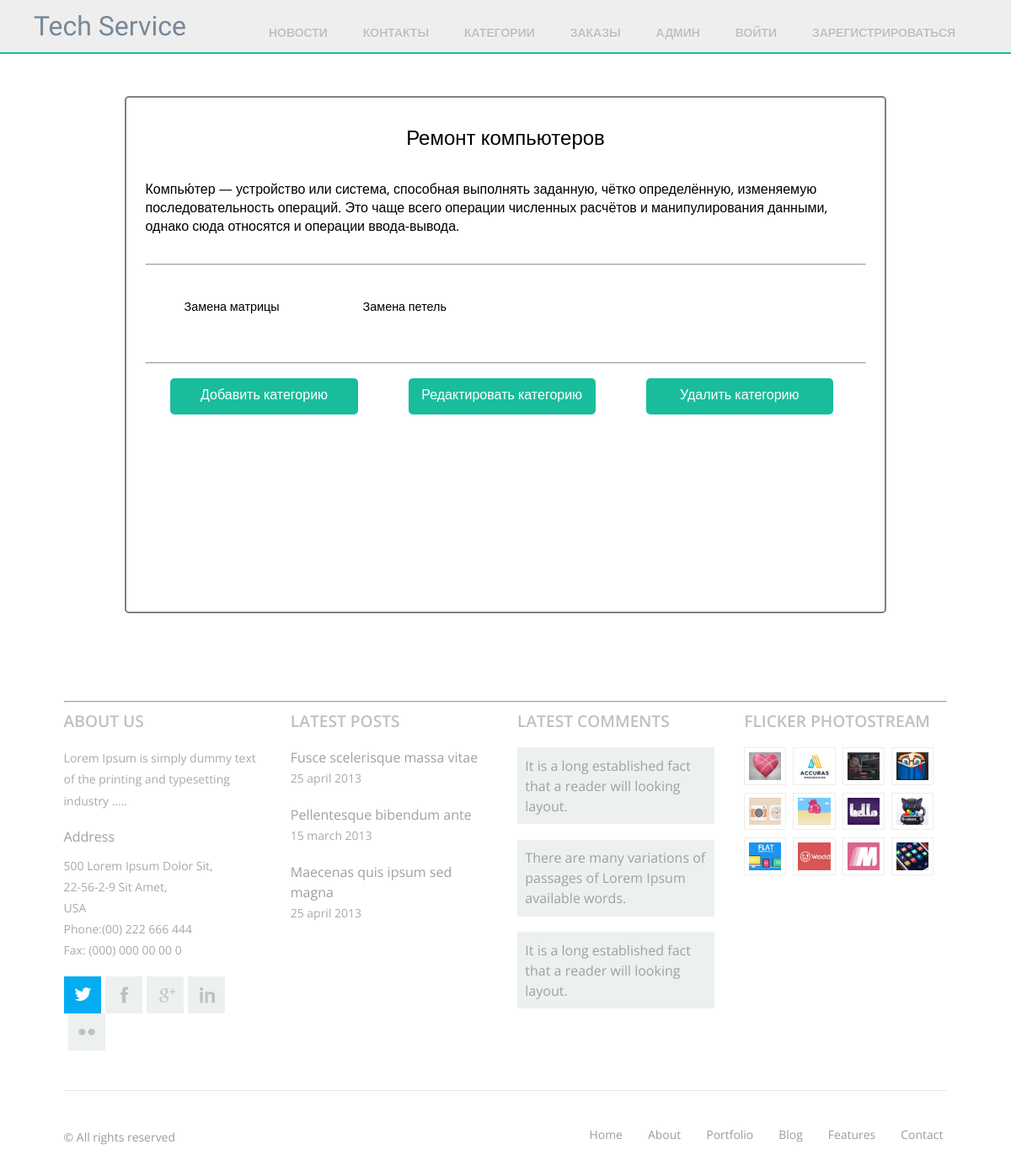
Page /areas/1 on the earlier database version.
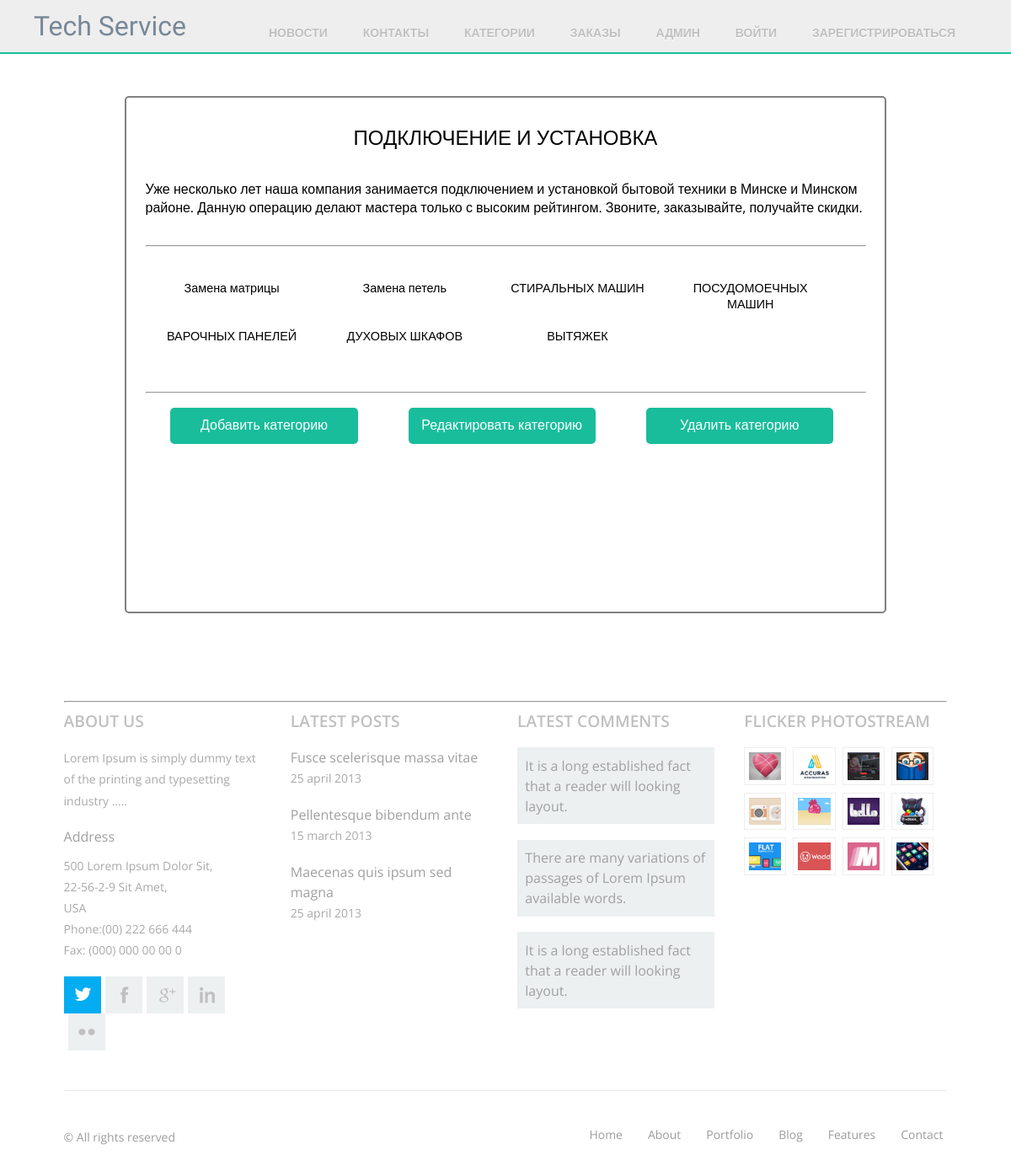
Same page on the later database version.
### mainApp/models.py (models this page shows, shortened)
class Area(models.Model):
    name = models.CharField(max_length = 120)
    description = models.TextField()

class Service(models.Model):
    name = models.CharField(max_length = 120)
    description = models.TextField()
    time = models.CharField(max_length = 20, help_text="How much time service will take")
    price = models.IntegerField()
    area = models.ForeignKey('Area', on_delete=models.SET_NULL, null=True)

### mainApp/views.py (the view)
# urls.py: url(r'^areas/(?P<pk>\d+)$', AreaDetailView.as_view(), name="areas-detail"),
class AreaDetailView(DetailView):
    model = Area

### mainApp/templates/mainApp/area_detail.html
{% extends "mainApp/wrapper.html" %} {% block content %}
<div class="text-container-center tiled-image">
    <div class="wrap">
        <h2 class="area-text-primary">{{area.name}} </h2>
        <h4 class="area-text-description">{{area.description|safe|linebreaks}} </h4>
        <hr>
        <div class="area-container">
        {% for service in area.service_set.all %}
            <div class="area-link-item">
                <a class="area-link" href="{% url 'service-detail' service.pk %}">{{ service.name }}</a>
            </div>
        {% endfor %}
        </div>
        <div class="area-categories">
            <hr>
            <div class="crud-item"><a class="area-link-crud" href="{% url 'area-create' %}">Добавить категорию</a></div>
            <div class="crud-item"><a class="area-link-crud" href="{% url 'area-update' area.pk %}">Редактировать категорию</a></div>
            <div class="crud-item"><a class="area-link-crud" href="{% url 'area-delete' area.pk %}">Удалить категорию</a></div>
        </div>
    </div>
</div>
{% endblock %}

Differences in the rows shown:
changed Area: name "Ремонт компьютеров" → "ПОДКЛЮЧЕНИЕ И УСТАНОВКА"; description "Компью́тер — устройство или система, способная выполнять заданную, чётко определённую, изменяемую последовательность операций. Это чаще всего операции численных расчётов и манипулирования данными, однако сюда относятся и операции ввода-вывода." → "Уже несколько лет наша компания занимается подключением и установкой бытовой техники в Минске и Минском районе. Данную операцию делают мастера только с высоким рейтингом. Звоните, заказывайте, получайте скидки."
added Service: name "СТИРАЛЬНЫХ МАШИН"
added Service: name "ПОСУДОМОЕЧНЫХ МАШИН"
added Service: name "ВАРОЧНЫХ ПАНЕЛЕЙ"
added Service: name "ДУХОВЫХ ШКАФОВ"
added Service: name "ВЫТЯЖЕК"
